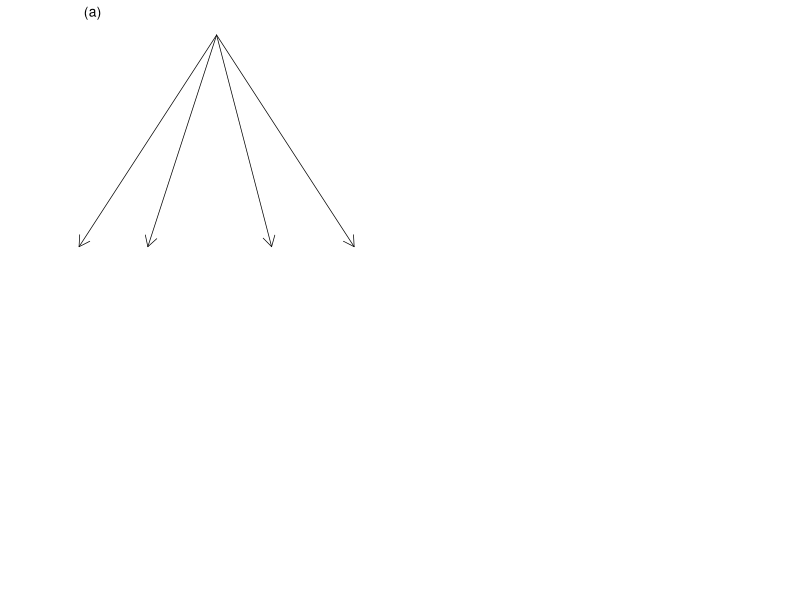
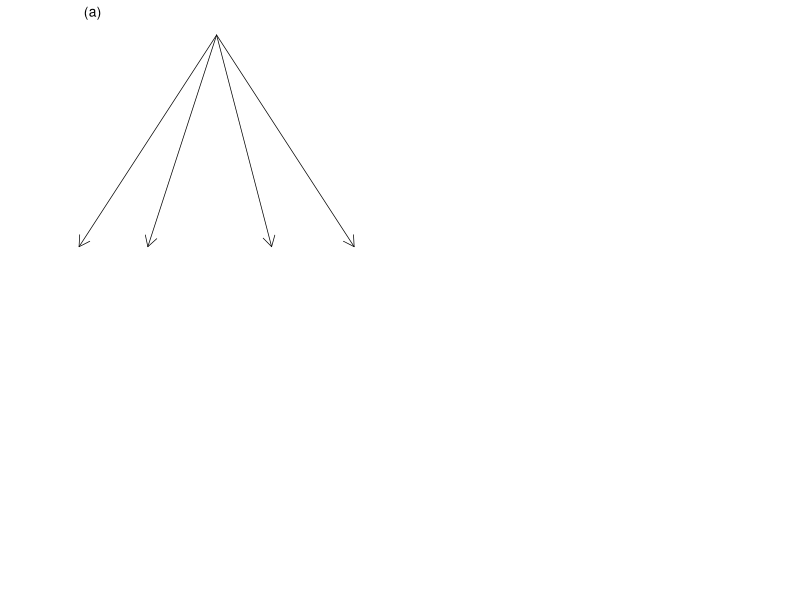
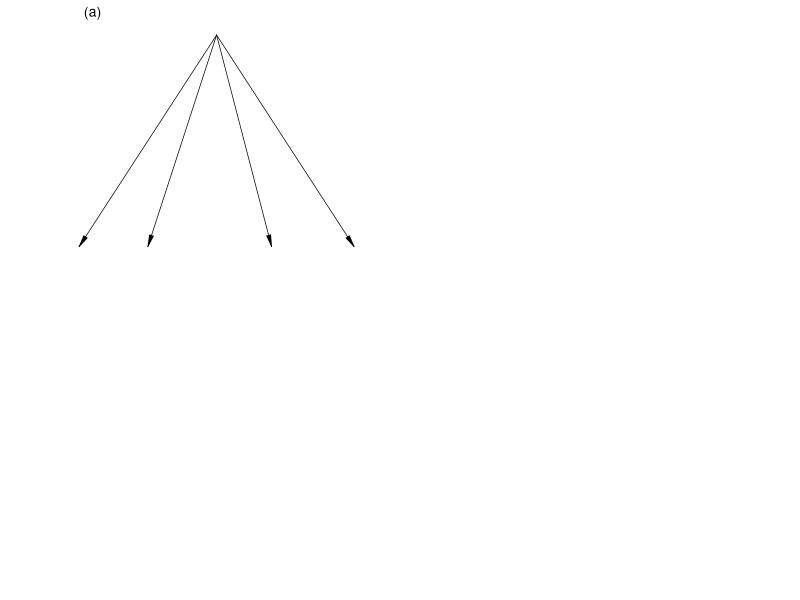

The R source for these figures, in order: (Note: this script raises an error after producing the figures.)
## ---- chunk 1
xpos <- c(0, 0.25,  0.7, 1)
myplot <- function(abcd = "(a)", col = "black") {
  plot(1:9, 1:9, type = "n", xlim = c(0, 1), ylim = c(0, 1), 
       bty = "n", axes = F, xlab = "", ylab = "")
  arrows(0.5, 1, xpos, 0, length = 0.12, lwd = .7,
         col = col)  # All the arrows
  text(0.05, y = 1.1, xpd = TRUE, labels = abcd, cex = 1.0,
       font = 1, col = col)
}  # myplot
par(mfrow=c(2,2),
    mar = c(2.6, 4, 1.5, 2) + 0.1,
    font = 3,  # italic
    las = 1)
myplot()
## Convert to grid
library(gridGraphics)
grid.echo()
## Make arrows "nicer" ? 
grid.edit("arrows", grep=TRUE,
          arrow=arrow(angle=10, length=unit(.12, "in"), type="closed"),
          gp=gpar(fill="black"))
## Navigate to plot window
downViewport("graphics-window-1-1")
## Use 'dvir' to draw labels
grid.latex("\\dots", x = 0.44, y = -0.1, default.units="native")
grid.latex("$Y_* =$",
           x = 0.5, y = 1.1, default.units="native")
grid.latex("$a_1$", xpos[1], y = -0.1, default.units="native")
grid.latex("$a_2$", xpos[2], y = -0.1, default.units="native")
grid.latex("$a_{L_A}$", xpos[3], y = -0.1, default.units="native")
grid.latex("$Y_{\\pi} | Y_{\\pi} \\notin \\cal{A}$",
           x = xpos[4], y = -0.1, default.units="native")
grid.latex("$\\omega_1$",
           x = 0.18, y = 0.50, default.units="native")
grid.latex("$\\omega_2$",
           x = 0.32, y = 0.50, default.units="native")
grid.latex("$\\dots$",
           x = 0.44, y = 0.50, default.units="native")
grid.latex("$\\omega_{L_A}$",
           x = 0.54, y = 0.50, default.units="native")
grid.latex("$1 - \\sum_{s=1}^{L_A}\\omega_s$",
           x = 0.95, y = 0.50, default.units="native")
## ---- chunk 2
dvirLibs <- c("/media/sf_Honours_project/VM_18.04/dvir0.2-1",
              "/media/sf_Honours_project/VM_18.04/dvir0.2-2",
              "/media/sf_Honours_project/VM_18.04/dvir0.3-1",
              "/media/sf_Honours_project/VM_18.04/dvir0.3-2")
simpleProfResults <- gsub("/.+/.+/.+/", "Profiling/simple_", dvirLibs)
yeeProfResults <- gsub("simple", "yee", simpleProfResults)

measurements <- c("Total time",
                  "Total time 'grid.latex()'",
                  "Total time 'dviMetric()'",
                  "Total time 'dvigrid()'",
                  "Total time 'op_font_def()")

results <- list()
for (k in c(simpleProfResults, yeeProfResults)) {
  x <- summaryRprof(k)
  results[[k]][[measurements[1]]] <- 
    x$sampling.time
  results[[k]][[measurements[2]]] <- 
    x$by.total['"grid.latex"',"total.time"]
  results[[k]][[measurements[3]]] <- 
    x$by.total['"dviMetric"',"total.time"]
  results[[k]][[measurements[4]]] <- 
    x$by.total['"dvigrid"',"total.time"]
  # results[[k]][[measurements[5]]] <- x$by.total['"op_font_def"',"total.time"]
}
## ---- chunk 3
resultTable <- data.frame(before_gridlatex = c(results[[1]][[2]],
                                                results[[5]][[2]]),
                          before_metric = c(results[[1]][[3]],
                                            results[[5]][[3]]),
                          before_grid = c(results[[1]][[4]],
                                          results[[5]][[4]]),
                          after_gridlatex = c(results[[2]][[2]],
                                                results[[6]][[2]]),
                          after_metric = c(results[[2]][[3]],
                                            results[[6]][[3]]),
                          after_grid = c(results[[2]][[4]],
                                          results[[6]][[4]]))
knitr::kable(resultTable[, 1:6])
## ---- chunk 4
resultTable$gridlatex_change <- with(resultTable, 
                                     (after_gridlatex - before_gridlatex) / before_gridlatex)
resultTable$metric_change <- with(resultTable, 
                                  (after_metric - before_metric) / before_metric)
resultTable$grid_change <- with(resultTable, 
                                (after_grid - before_grid) / before_grid)
knitr::kable(resultTable[, 7:9])
